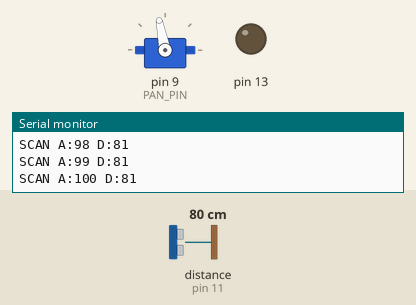
Simulated run of this sketch. Board: Arduino Uno, built with avr-gcc and run on an emulated ATmega328P. Shown: servo, output pins drawn as LEDs (lit = HIGH), the last lines printed to the serial monitor. Dashed ring = blinking. Inputs (shaded band) come from the test bench; at power-on: distance to the obstacle (sensor on pin 11) 80 cm. The echo pulse lasts 58.3 µs per cm.

Above: at 6.2 s.
6.3 s: distance to the obstacle (sensor on pin 11) set to 2 cm
At 6.8 s:
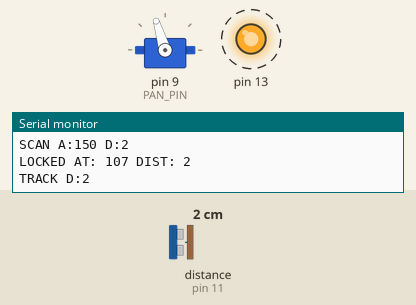
9.3 s: distance to the obstacle (sensor on pin 11) set to 11 cm
12.3 s: distance to the obstacle (sensor on pin 11) set to 14 cm
At 12.61 s:
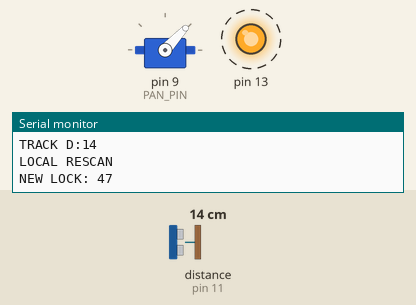
15.3 s: distance to the obstacle (sensor on pin 11) set to 22 cm
18.3 s: distance to the obstacle (sensor on pin 11) set to 26 cm
At 18.53 s:
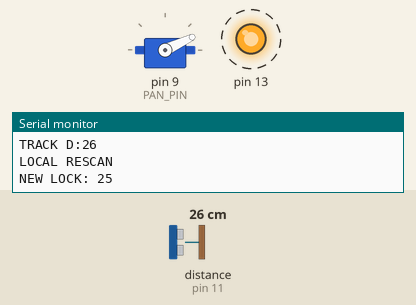
Timing chart, 0 to 22.3 s (numbered marks = the images above; inputs shaded):
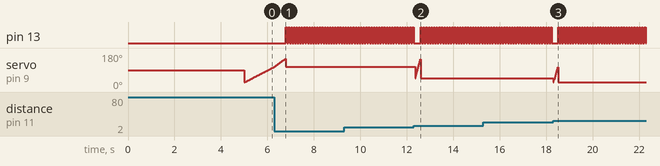

The sketch:

radar.ino
```cpp
#include <Servo.h>
#include <NewPing.h>

#define TRIG_PIN 12
#define ECHO_PIN 11
#define MAX_DISTANCE 200

#define PAN_PIN 9
#define TILT_PIN 10

#define SERVO_SETTLE 10
#define PAN_MIN 25
#define PAN_MAX 150

#define SCAN_STEP 1
#define LOCAL_RANGE 60
#define TRACK_THRESHOLD 10

Servo panServo;
NewPing sonar(TRIG_PIN, ECHO_PIN, MAX_DISTANCE);

int pan = 90;
int lockedDist = 0;
int lockedAngle = 90;

// single clean measurement
int measure()
{
  delay(SERVO_SETTLE);

  int d = sonar.ping_cm();

  if (d == 0) return MAX_DISTANCE;

  return d;
}

// move + stabilize
int moveAndMeasure(int angle)
{
  panServo.write(angle);
  return measure();
}

// full scan
int scanWide()
{
  int bestAngle = 90;
  int bestDist = MAX_DISTANCE;

  for (int a = PAN_MIN; a <= PAN_MAX; a += SCAN_STEP)
  {
    int d = moveAndMeasure(a);

    Serial.print("SCAN A:");
    Serial.print(a);
    Serial.print(" D:");
    Serial.println(d);

    if (d < bestDist)
    {
      bestDist = d;
      bestAngle = a;
    }
  }

  lockedDist = bestDist;
  return bestAngle;
}

// local scan around last known target
int scanLocal(int center)
{
  int start = max(PAN_MIN, center - LOCAL_RANGE);
  int end   = min(PAN_MAX, center + LOCAL_RANGE);

  int bestAngle = center;
  int bestDist = MAX_DISTANCE;

  for (int a = start; a <= end; a += 5)
  {
    int d = moveAndMeasure(a);

    if (d < bestDist)
    {
      bestDist = d;
      bestAngle = a;
    }
  }

  lockedDist = bestDist;
  return bestAngle;
}

void setup()
{
  Serial.begin(115200);
  panServo.attach(PAN_PIN);
  pinMode(13,OUTPUT);
  panServo.write(90);
  delay(5000);
}

void loop()
{
  // -------- INITIAL SCAN --------
  lockedAngle = scanWide();

  Serial.print("LOCKED AT: ");
  Serial.print(lockedAngle);
  Serial.print(" DIST: ");
  Serial.println(lockedDist);

  panServo.write(lockedAngle);


  while (true)
{
  int d = measure();

  Serial.print("TRACK D:");
  Serial.println(d);

  // -------- IGNORE INVALID --------
  if (d == 0 || d == MAX_DISTANCE)
  {
    Serial.println("IGNORED (INVALID)");
    continue;
  }

  int diff = abs(d - lockedDist);

  // -------- ONLY REAL CHANGE --------
  if (diff > TRACK_THRESHOLD)
  {
    Serial.println("LOCAL RESCAN");
    lockedAngle = scanLocal(lockedAngle);
    panServo.write(lockedAngle);

    Serial.print("NEW LOCK: ");
    Serial.println(lockedAngle);
  }
    digitalWrite(13,HIGH);
    delay(50);
     digitalWrite(13,LOW);
      delay(50);
}
}
```

Measured:
- the behaviour switches between 12 and 13 cm on distance to the obstacle (sensor on pin 11) (found by bisection; images 1 and 2)
- the behaviour switches between 24 and 25 cm on distance to the obstacle (sensor on pin 11) (found by bisection; images 2 and 3)
- by itself, pin 13: alternates HIGH for 0.05 s and LOW for 0.06 s
